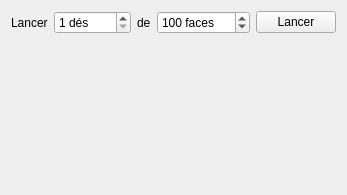
<?xml version="1.0" encoding="UTF-8"?>
<ui version="4.0">
 <class>MainWindow</class>
 <widget class="QMainWindow" name="MainWindow">
  <property name="geometry">
   <rect>
    <x>0</x>
    <y>0</y>
    <width>316</width>
    <height>195</height>
   </rect>
  </property>
  <property name="windowTitle">
   <string>RPG Dice</string>
  </property>
  <widget class="QWidget" name="centralWidget">
   <layout class="QVBoxLayout" name="verticalLayout">
    <item>
     <layout class="QGridLayout" name="gridLayout">
      <item row="0" column="1">
       <widget class="QSpinBox" name="nbDice">
        <property name="suffix">
         <string> dés</string>
        </property>
        <property name="minimum">
         <number>1</number>
        </property>
        <property name="maximum">
         <number>1000</number>
        </property>
       </widget>
      </item>
      <item row="0" column="2">
       <widget class="QLabel" name="label_2">
        <property name="text">
         <string>de</string>
        </property>
       </widget>
      </item>
      <item row="0" column="3">
       <widget class="QSpinBox" name="nbFaces">
        <property name="suffix">
         <string> faces</string>
        </property>
        <property name="minimum">
         <number>2</number>
        </property>
        <property name="maximum">
         <number>10000</number>
        </property>
        <property name="value">
         <number>100</number>
        </property>
       </widget>
      </item>
      <item row="0" column="0">
       <widget class="QLabel" name="label">
        <property name="text">
         <string>Lancer</string>
        </property>
       </widget>
      </item>
      <item row="0" column="4">
       <widget class="QPushButton" name="pushButton">
        <property name="text">
         <string>Lancer</string>
        </property>
       </widget>
      </item>
     </layout>
    </item>
    <item>
     <widget class="QLabel" name="result">
      <property name="sizePolicy">
       <sizepolicy hsizetype="Preferred" vsizetype="Expanding">
        <horstretch>0</horstretch>
        <verstretch>0</verstretch>
       </sizepolicy>
      </property>
      <property name="text">
       <string/>
      </property>
      <property name="alignment">
       <set>Qt::AlignCenter</set>
      </property>
     </widget>
    </item>
   </layout>
  </widget>
 </widget>
 <layoutdefault spacing="6" margin="11"/>
 <resources/>
 <connections/>
</ui>
